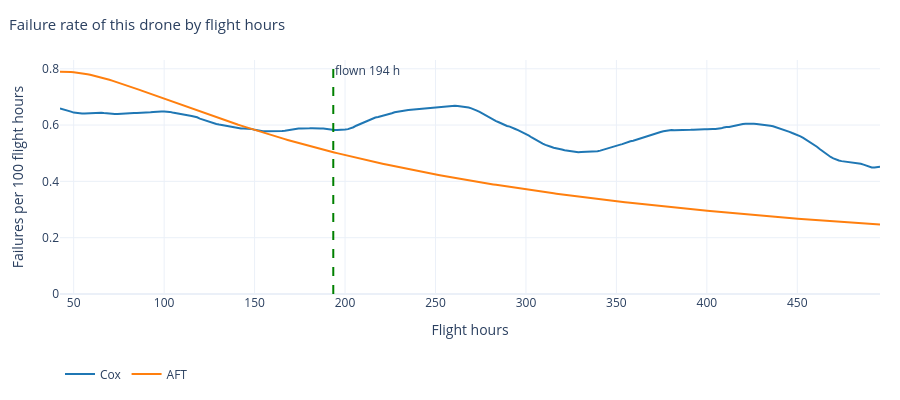

Notebook code for this chart:
### Markdown cell above
## 13. Кривая интенсивности одного дрона

`figures.drone_hazard` рисует не саму $h(t)$, а `HAZARD_SCALE * model.hazard(row, grid, bandwidth)[0]` при `HAZARD_SCALE = 100`. Подпись оси «Failures per 100 flight hours» — скорость отказов на 100 лётных часов.

Значения x — `drone_hazard_grid(SETTINGS, age)`. Линия Cox использует `SETTINGS.hazard_bandwidth`, поэтому она отличается от интенсивности Cox из раздела 9.4, посчитанной с другой шириной ядра. Вертикаль — фигура разметки того же вида, что в разделе 12.

Левый край сетки — одна ширина ядра, а не ноль. У контрольного момента левее него есть значение интенсивности в таблице скоростей ниже, но нет точки на линии.

### Code cell
hazard_fig = drone_hazard(
    MODELS, drone, DRONE_HAZARD_GRID, SETTINGS.hazard_bandwidth, AGE, FAILED
)
describe_figure("13.hazard_fig", hazard_fig)

HAZARD_CURVES = {
    kind: model.hazard(drone, DRONE_HAZARD_GRID, SETTINGS.hazard_bandwidth)
    for kind, model in MODELS.items()
}
for kind, curve in HAZARD_CURVES.items():
    peek(f"13.HAZARD_CURVES.{kind}", curve)
    drawn = trace_xy(hazard_fig, MODEL_LABELS[kind])
    same(f"{kind}: x следа = drone_hazard_grid", drawn["x"], DRONE_HAZARD_GRID)
    same(f"{kind}: y следа = {HAZARD_SCALE:g} * hazard", drawn["y"], HAZARD_SCALE * curve[0])

hazard_vline = hazard_fig.layout.shapes[0]
same(
    "вертикаль в AGE",
    np.array([hazard_vline.x0, hazard_vline.x1], dtype=float),
    np.array([AGE, AGE]),
)
display(hazard_fig)

### Figure 1 — Plotly figure (JSON) as saved in the notebook; plotly's stock layout.template omitted (floating-point values rounded to 4 significant figures; data arrays with more than 128 entries replaced by an {"elided": "..."} marker saying what was removed)
{"data": [{"hovertemplate": "%{x:.0f} h: %{y:.3f}<extra>Cox</extra>", "line": {"color": "#1f77b4"}, "mode": "lines", "name": "Cox", "type": "scatter", "x": {"elided": "300 float values"}, "y": {"elided": "300 float values"}}, {"hovertemplate": "%{x:.0f} h: %{y:.3f}<extra>AFT</extra>", "line": {"color": "#ff7f0e"}, "mode": "lines", "name": "AFT", "type": "scatter", "x": {"elided": "300 float values"}, "y": {"elided": "300 float values"}}], "layout": {"annotations": [{"showarrow": false, "text": "flown 194 h", "x": 193.5, "xanchor": "left", "xref": "x", "y": 1, "yanchor": "top", "yref": "y domain"}], "height": 400, "hovermode": "closest", "legend": {"orientation": "h", "x": 0, "y": -0.28, "yanchor": "top"}, "margin": {"b": 40, "l": 60, "r": 20, "t": 60}, "shapes": [{"line": {"color": "green", "dash": "dash"}, "type": "line", "x0": 193.5, "x1": 193.5, "xref": "x", "y0": 0, "y1": 1, "yref": "y domain"}], "title": {"font": {"size": 15}, "text": "Failure rate of this drone by flight hours", "x": 0.01}, "xaxis": {"title": {"text": "Flight hours"}}, "yaxis": {"rangemode": "tozero", "title": {"text": "Failures per 100 flight hours"}}}}
